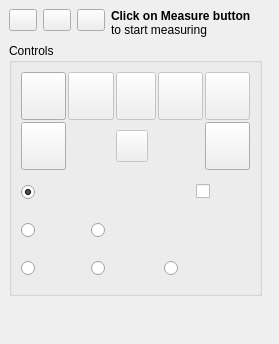
<?xml version="1.0" encoding="UTF-8"?>
<ui version="4.0">
 <class>DockWidget</class>
 <widget class="QDockWidget" name="DockWidget">
  <property name="geometry">
   <rect>
    <x>0</x>
    <y>0</y>
    <width>279</width>
    <height>344</height>
   </rect>
  </property>
  <property name="windowIcon">
   <iconset>
    <normaloff>../Documents/GitHub/Manipulator-f3nix/Resources/ui/Caliper.png</normaloff>../Documents/GitHub/Manipulator-f3nix/Resources/ui/Caliper.png</iconset>
  </property>
  <property name="toolTip">
   <string notr="true">Measure Tools</string>
  </property>
  <property name="layoutDirection">
   <enum>Qt::LeftToRight</enum>
  </property>
  <property name="features">
   <set>QDockWidget::DockWidgetFloatable|QDockWidget::DockWidgetMovable</set>
  </property>
  <property name="allowedAreas">
   <set>Qt::LeftDockWidgetArea|Qt::RightDockWidgetArea</set>
  </property>
  <property name="windowTitle">
   <string notr="true" extracomment="kicad StepUp 3D tools">Measure Tools</string>
  </property>
  <widget class="QWidget" name="dockWidgetContents">
   <layout class="QGridLayout" name="gridLayout_3">
    <item row="0" column="0">
     <layout class="QGridLayout" name="gridLayout">
      <item row="0" column="0" alignment="Qt::AlignTop">
       <widget class="QPushButton" name="dock_float">
        <property name="maximumSize">
         <size>
          <width>28</width>
          <height>28</height>
         </size>
        </property>
        <property name="toolTip">
         <string notr="true">un-dock (floating)</string>
        </property>
        <property name="text">
         <string notr="true"/>
        </property>
        <property name="icon">
         <iconset>
          <normaloff>../Documents/GitHub/Manipulator-f3nix/Resources/ui/un_dock.png</normaloff>../Documents/GitHub/Manipulator-f3nix/Resources/ui/un_dock.png</iconset>
        </property>
        <property name="iconSize">
         <size>
          <width>16</width>
          <height>16</height>
         </size>
        </property>
       </widget>
      </item>
      <item row="0" column="1" alignment="Qt::AlignTop">
       <widget class="QPushButton" name="dock_minimize">
        <property name="maximumSize">
         <size>
          <width>28</width>
          <height>28</height>
         </size>
        </property>
        <property name="toolTip">
         <string notr="true">minimize</string>
        </property>
        <property name="text">
         <string notr="true"/>
        </property>
        <property name="icon">
         <iconset>
          <normaloff>../Documents/GitHub/Manipulator-f3nix/Resources/ui/minimize.png</normaloff>../Documents/GitHub/Manipulator-f3nix/Resources/ui/minimize.png</iconset>
        </property>
        <property name="iconSize">
         <size>
          <width>24</width>
          <height>24</height>
         </size>
        </property>
       </widget>
      </item>
      <item row="0" column="2" alignment="Qt::AlignTop">
       <widget class="QPushButton" name="close">
        <property name="maximumSize">
         <size>
          <width>28</width>
          <height>28</height>
         </size>
        </property>
        <property name="toolTip">
         <string notr="true">close</string>
        </property>
        <property name="text">
         <string notr="true"/>
        </property>
        <property name="icon">
         <iconset>
          <normaloff>../Documents/GitHub/Manipulator-f3nix/Resources/ui/closeW.png</normaloff>../Documents/GitHub/Manipulator-f3nix/Resources/ui/closeW.png</iconset>
        </property>
        <property name="iconSize">
         <size>
          <width>24</width>
          <height>24</height>
         </size>
        </property>
       </widget>
      </item>
      <item row="0" column="3">
       <widget class="QLabel" name="Label">
        <property name="toolTip">
         <string notr="true">Measure Tools
Click on Measure button
to start measuring</string>
        </property>
        <property name="text">
         <string notr="true">&lt;b&gt;Click on Measure button&lt;/b&gt;&lt;br&gt;to start measuring</string>
        </property>
       </widget>
      </item>
     </layout>
    </item>
    <item row="0" column="1">
     <spacer name="horizontalSpacer">
      <property name="orientation">
       <enum>Qt::Horizontal</enum>
      </property>
      <property name="sizeHint" stdset="0">
       <size>
        <width>5</width>
        <height>20</height>
       </size>
      </property>
     </spacer>
    </item>
    <item row="2" column="0">
     <spacer name="verticalSpacer">
      <property name="orientation">
       <enum>Qt::Vertical</enum>
      </property>
      <property name="sizeHint" stdset="0">
       <size>
        <width>20</width>
        <height>0</height>
       </size>
      </property>
     </spacer>
    </item>
    <item row="1" column="0">
     <widget class="QGroupBox" name="Controls_Group">
      <property name="toolTip">
       <string notr="true">Controls</string>
      </property>
      <property name="title">
       <string notr="true">Controls</string>
      </property>
      <layout class="QGridLayout" name="gridLayout_2">
       <item row="0" column="0" colspan="7">
        <layout class="QGridLayout" name="gridLayout_8">
         <property name="sizeConstraint">
          <enum>QLayout::SetDefaultConstraint</enum>
         </property>
         <property name="spacing">
          <number>2</number>
         </property>
         <item row="0" column="0">
          <widget class="QPushButton" name="Measure">
           <property name="minimumSize">
            <size>
             <width>32</width>
             <height>48</height>
            </size>
           </property>
           <property name="maximumSize">
            <size>
             <width>48</width>
             <height>48</height>
            </size>
           </property>
           <property name="toolTip">
            <string notr="true">Measure Button
Click Measure to start measuring</string>
           </property>
           <property name="text">
            <string notr="true"/>
           </property>
           <property name="icon">
            <iconset>
             <normaloff>../Documents/GitHub/Manipulator-f3nix/Resources/ui/Caliper.png</normaloff>../Documents/GitHub/Manipulator-f3nix/Resources/ui/Caliper.png</iconset>
           </property>
           <property name="iconSize">
            <size>
             <width>32</width>
             <height>32</height>
            </size>
           </property>
           <property name="checkable">
            <bool>true</bool>
           </property>
           <property name="checked">
            <bool>false</bool>
           </property>
          </widget>
         </item>
         <item row="0" column="4">
          <widget class="QPushButton" name="DimensionP3">
           <property name="enabled">
            <bool>false</bool>
           </property>
           <property name="minimumSize">
            <size>
             <width>32</width>
             <height>48</height>
            </size>
           </property>
           <property name="maximumSize">
            <size>
             <width>48</width>
             <height>48</height>
            </size>
           </property>
           <property name="toolTip">
            <string notr="true">Dimension position</string>
           </property>
           <property name="text">
            <string notr="true"/>
           </property>
           <property name="icon">
            <iconset>
             <normaloff>../Documents/GitHub/Manipulator-f3nix/Resources/ui/DimensionP3.png</normaloff>../Documents/GitHub/Manipulator-f3nix/Resources/ui/DimensionP3.png</iconset>
           </property>
           <property name="iconSize">
            <size>
             <width>32</width>
             <height>32</height>
            </size>
           </property>
           <property name="checkable">
            <bool>false</bool>
           </property>
           <property name="checked">
            <bool>false</bool>
           </property>
          </widget>
         </item>
         <item row="0" column="2">
          <widget class="QPushButton" name="DimensionP2">
           <property name="enabled">
            <bool>false</bool>
           </property>
           <property name="minimumSize">
            <size>
             <width>32</width>
             <height>48</height>
            </size>
           </property>
           <property name="maximumSize">
            <size>
             <width>48</width>
             <height>48</height>
            </size>
           </property>
           <property name="toolTip">
            <string notr="true">Second Element</string>
           </property>
           <property name="text">
            <string notr="true"/>
           </property>
           <property name="icon">
            <iconset>
             <normaloff>../Documents/GitHub/Manipulator-f3nix/Resources/ui/DimensionP2.png</normaloff>../Documents/GitHub/Manipulator-f3nix/Resources/ui/DimensionP2.png</iconset>
           </property>
           <property name="iconSize">
            <size>
             <width>32</width>
             <height>32</height>
            </size>
           </property>
           <property name="checkable">
            <bool>false</bool>
           </property>
           <property name="checked">
            <bool>false</bool>
           </property>
          </widget>
         </item>
         <item row="0" column="1">
          <widget class="QPushButton" name="DimensionP1">
           <property name="enabled">
            <bool>false</bool>
           </property>
           <property name="minimumSize">
            <size>
             <width>32</width>
             <height>48</height>
            </size>
           </property>
           <property name="maximumSize">
            <size>
             <width>48</width>
             <height>48</height>
            </size>
           </property>
           <property name="toolTip">
            <string notr="true">First Element</string>
           </property>
           <property name="text">
            <string notr="true"/>
           </property>
           <property name="icon">
            <iconset>
             <normaloff>../Documents/GitHub/Manipulator-f3nix/Resources/ui/DimensionP1.png</normaloff>../Documents/GitHub/Manipulator-f3nix/Resources/ui/DimensionP1.png</iconset>
           </property>
           <property name="iconSize">
            <size>
             <width>32</width>
             <height>32</height>
            </size>
           </property>
           <property name="checkable">
            <bool>false</bool>
           </property>
           <property name="checked">
            <bool>false</bool>
           </property>
          </widget>
         </item>
         <item row="0" column="3">
          <widget class="QPushButton" name="APlane">
           <property name="enabled">
            <bool>false</bool>
           </property>
           <property name="minimumSize">
            <size>
             <width>32</width>
             <height>48</height>
            </size>
           </property>
           <property name="maximumSize">
            <size>
             <width>48</width>
             <height>48</height>
            </size>
           </property>
           <property name="toolTip">
            <string notr="true">Annotation Plane</string>
           </property>
           <property name="text">
            <string notr="true"/>
           </property>
           <property name="icon">
            <iconset>
             <normaloff>../Documents/GitHub/Manipulator-f3nix/Resources/ui/AnnPlane.png</normaloff>../Documents/GitHub/Manipulator-f3nix/Resources/ui/AnnPlane.png</iconset>
           </property>
           <property name="iconSize">
            <size>
             <width>32</width>
             <height>32</height>
            </size>
           </property>
           <property name="checkable">
            <bool>false</bool>
           </property>
           <property name="checked">
            <bool>false</bool>
           </property>
          </widget>
         </item>
         <item row="1" column="0">
          <widget class="QPushButton" name="CleanDist">
           <property name="minimumSize">
            <size>
             <width>32</width>
             <height>48</height>
            </size>
           </property>
           <property name="maximumSize">
            <size>
             <width>48</width>
             <height>48</height>
            </size>
           </property>
           <property name="toolTip">
            <string notr="true">Clean Measures</string>
           </property>
           <property name="text">
            <string notr="true"/>
           </property>
           <property name="icon">
            <iconset>
             <normaloff>../Documents/GitHub/Manipulator-f3nix/Resources/ui/Clean.png</normaloff>../Documents/GitHub/Manipulator-f3nix/Resources/ui/Clean.png</iconset>
           </property>
           <property name="iconSize">
            <size>
             <width>32</width>
             <height>32</height>
            </size>
           </property>
           <property name="checkable">
            <bool>true</bool>
           </property>
           <property name="checked">
            <bool>false</bool>
           </property>
          </widget>
         </item>
         <item row="1" column="4">
          <widget class="QPushButton" name="Help_Caliper">
           <property name="minimumSize">
            <size>
             <width>32</width>
             <height>48</height>
            </size>
           </property>
           <property name="maximumSize">
            <size>
             <width>48</width>
             <height>48</height>
            </size>
           </property>
           <property name="toolTip">
            <string notr="true">Help on Caliper</string>
           </property>
           <property name="text">
            <string notr="true"/>
           </property>
           <property name="icon">
            <iconset>
             <normaloff>../Documents/GitHub/Manipulator-f3nix/Resources/ui/help.png</normaloff>../Documents/GitHub/Manipulator-f3nix/Resources/ui/help.png</iconset>
           </property>
           <property name="iconSize">
            <size>
             <width>24</width>
             <height>24</height>
            </size>
           </property>
           <property name="checkable">
            <bool>false</bool>
           </property>
           <property name="checked">
            <bool>false</bool>
           </property>
          </widget>
         </item>
         <item row="1" column="2">
          <widget class="QPushButton" name="bLabel">
           <property name="enabled">
            <bool>false</bool>
           </property>
           <property name="minimumSize">
            <size>
             <width>32</width>
             <height>32</height>
            </size>
           </property>
           <property name="maximumSize">
            <size>
             <width>32</width>
             <height>32</height>
            </size>
           </property>
           <property name="toolTip">
            <string notr="true">&lt;html&gt;&lt;head/&gt;&lt;body&gt;&lt;p&gt;Enable extra Label&lt;/p&gt;&lt;p&gt;for dimensioning&lt;/p&gt;&lt;/body&gt;&lt;/html&gt;</string>
           </property>
           <property name="text">
            <string notr="true"/>
           </property>
           <property name="icon">
            <iconset>
             <normaloff>../Documents/GitHub/Manipulator-f3nix/Resources/ui/label-d-2.svg</normaloff>../Documents/GitHub/Manipulator-f3nix/Resources/ui/label-d-2.svg</iconset>
           </property>
           <property name="iconSize">
            <size>
             <width>20</width>
             <height>20</height>
            </size>
           </property>
           <property name="checkable">
            <bool>false</bool>
           </property>
           <property name="checked">
            <bool>false</bool>
           </property>
          </widget>
         </item>
        </layout>
       </item>
       <item row="3" column="0">
        <widget class="QRadioButton" name="rbRadius">
         <property name="minimumSize">
          <size>
           <width>64</width>
           <height>32</height>
          </size>
         </property>
         <property name="toolTip">
          <string notr="true">Get Radius of Arc or Circle</string>
         </property>
         <property name="text">
          <string notr="true"/>
         </property>
         <property name="icon">
          <iconset>
           <normaloff>../Documents/GitHub/Manipulator-f3nix/Resources/ui/Radius.png</normaloff>../Documents/GitHub/Manipulator-f3nix/Resources/ui/Radius.png</iconset>
         </property>
         <property name="iconSize">
          <size>
           <width>28</width>
           <height>28</height>
          </size>
         </property>
         <property name="checked">
          <bool>false</bool>
         </property>
        </widget>
       </item>
       <item row="1" column="0" colspan="2">
        <widget class="QRadioButton" name="rbSnap">
         <property name="minimumSize">
          <size>
           <width>72</width>
           <height>32</height>
          </size>
         </property>
         <property name="toolTip">
          <string notr="true">Snap to EndPoint, MiddlePoint, Center</string>
         </property>
         <property name="text">
          <string notr="true"/>
         </property>
         <property name="icon">
          <iconset>
           <normaloff>../Documents/GitHub/Manipulator-f3nix/Resources/ui/Snap_Opt.png</normaloff>../Documents/GitHub/Manipulator-f3nix/Resources/ui/Snap_Opt.png</iconset>
         </property>
         <property name="iconSize">
          <size>
           <width>78</width>
           <height>26</height>
          </size>
         </property>
         <property name="checked">
          <bool>true</bool>
         </property>
        </widget>
       </item>
       <item row="2" column="1">
        <widget class="QRadioButton" name="rbMass">
         <property name="minimumSize">
          <size>
           <width>56</width>
           <height>32</height>
          </size>
         </property>
         <property name="toolTip">
          <string notr="true">Center of Mass</string>
         </property>
         <property name="text">
          <string notr="true"/>
         </property>
         <property name="icon">
          <iconset>
           <normaloff>../Documents/GitHub/Manipulator-f3nix/Resources/ui/CenterOfMass.png</normaloff>../Documents/GitHub/Manipulator-f3nix/Resources/ui/CenterOfMass.png</iconset>
         </property>
         <property name="iconSize">
          <size>
           <width>28</width>
           <height>28</height>
          </size>
         </property>
         <property name="checked">
          <bool>false</bool>
         </property>
        </widget>
       </item>
       <item row="3" column="1" colspan="2">
        <widget class="QRadioButton" name="rbLength">
         <property name="minimumSize">
          <size>
           <width>64</width>
           <height>32</height>
          </size>
         </property>
         <property name="toolTip">
          <string notr="true">Get Length of Edge</string>
         </property>
         <property name="text">
          <string notr="true"/>
         </property>
         <property name="icon">
          <iconset>
           <normaloff>../Documents/GitHub/Manipulator-f3nix/Resources/ui/Length.png</normaloff>../Documents/GitHub/Manipulator-f3nix/Resources/ui/Length.png</iconset>
         </property>
         <property name="iconSize">
          <size>
           <width>32</width>
           <height>32</height>
          </size>
         </property>
         <property name="checked">
          <bool>false</bool>
         </property>
        </widget>
       </item>
       <item row="3" column="3" colspan="2">
        <widget class="QRadioButton" name="rbAngle">
         <property name="minimumSize">
          <size>
           <width>64</width>
           <height>32</height>
          </size>
         </property>
         <property name="toolTip">
          <string notr="true">Get Angle</string>
         </property>
         <property name="text">
          <string notr="true"/>
         </property>
         <property name="icon">
          <iconset>
           <normaloff>../Documents/GitHub/Manipulator-f3nix/Resources/ui/Angle.png</normaloff>../Documents/GitHub/Manipulator-f3nix/Resources/ui/Angle.png</iconset>
         </property>
         <property name="iconSize">
          <size>
           <width>32</width>
           <height>32</height>
          </size>
         </property>
         <property name="checked">
          <bool>false</bool>
         </property>
        </widget>
       </item>
       <item row="2" column="0">
        <widget class="QRadioButton" name="rbBbox">
         <property name="minimumSize">
          <size>
           <width>56</width>
           <height>32</height>
          </size>
         </property>
         <property name="toolTip">
          <string notr="true">Center of BoundingBox</string>
         </property>
         <property name="text">
          <string notr="true"/>
         </property>
         <property name="icon">
          <iconset>
           <normaloff>../Documents/GitHub/Manipulator-f3nix/Resources/ui/CenterBBox.png</normaloff>../Documents/GitHub/Manipulator-f3nix/Resources/ui/CenterBBox.png</iconset>
         </property>
         <property name="iconSize">
          <size>
           <width>28</width>
           <height>28</height>
          </size>
         </property>
         <property name="checked">
          <bool>false</bool>
         </property>
        </widget>
       </item>
       <item row="1" column="4">
        <widget class="QCheckBox" name="cbAPlane">
         <property name="minimumSize">
          <size>
           <width>32</width>
           <height>0</height>
          </size>
         </property>
         <property name="toolTip">
          <string notr="true">use Annotation Plane
for Dimension</string>
         </property>
         <property name="text">
          <string notr="true"/>
         </property>
         <property name="icon">
          <iconset>
           <normaloff>../Documents/GitHub/Manipulator-f3nix/Resources/ui/AnnPlane.png</normaloff>../Documents/GitHub/Manipulator-f3nix/Resources/ui/AnnPlane.png</iconset>
         </property>
         <property name="iconSize">
          <size>
           <width>32</width>
           <height>32</height>
          </size>
         </property>
        </widget>
       </item>
      </layout>
     </widget>
    </item>
   </layout>
  </widget>
 </widget>
 <tabstops>
  <tabstop>dock_float</tabstop>
  <tabstop>dock_minimize</tabstop>
  <tabstop>close</tabstop>
  <tabstop>Measure</tabstop>
 </tabstops>
 <resources/>
 <connections/>
</ui>
